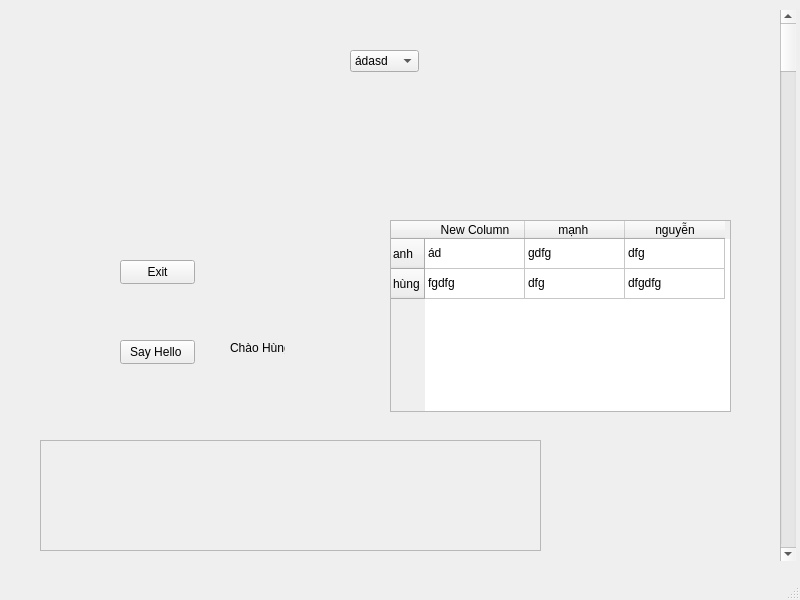
<?xml version="1.0" encoding="UTF-8"?>
<ui version="4.0">
 <class>MainWindow</class>
 <widget class="QMainWindow" name="MainWindow">
  <property name="geometry">
   <rect>
    <x>0</x>
    <y>0</y>
    <width>800</width>
    <height>600</height>
   </rect>
  </property>
  <property name="windowTitle">
   <string>MainWindow</string>
  </property>
  <widget class="QWidget" name="centralwidget">
   <widget class="QPushButton" name="btnExit">
    <property name="geometry">
     <rect>
      <x>120</x>
      <y>260</y>
      <width>75</width>
      <height>24</height>
     </rect>
    </property>
    <property name="text">
     <string>Exit</string>
    </property>
   </widget>
   <widget class="QPushButton" name="btnSayHello">
    <property name="geometry">
     <rect>
      <x>120</x>
      <y>340</y>
      <width>75</width>
      <height>24</height>
     </rect>
    </property>
    <property name="text">
     <string>Say Hello </string>
    </property>
   </widget>
   <widget class="QLabel" name="lblHello">
    <property name="geometry">
     <rect>
      <x>230</x>
      <y>340</y>
      <width>55</width>
      <height>16</height>
     </rect>
    </property>
    <property name="text">
     <string>Chào Hùng</string>
    </property>
   </widget>
   <widget class="QComboBox" name="btnOption">
    <property name="geometry">
     <rect>
      <x>350</x>
      <y>50</y>
      <width>69</width>
      <height>22</height>
     </rect>
    </property>
    <item>
     <property name="text">
      <string>ádasd</string>
     </property>
    </item>
    <item>
     <property name="text">
      <string>ádasd</string>
     </property>
    </item>
    <item>
     <property name="text">
      <string>ád213e213e</string>
     </property>
    </item>
    <item>
     <property name="text">
      <string>ứdfwrf</string>
     </property>
    </item>
   </widget>
   <widget class="QScrollBar" name="vBar">
    <property name="geometry">
     <rect>
      <x>780</x>
      <y>10</y>
      <width>16</width>
      <height>551</height>
     </rect>
    </property>
    <property name="orientation">
     <enum>Qt::Vertical</enum>
    </property>
   </widget>
   <widget class="QTableWidget" name="tableWidget">
    <property name="geometry">
     <rect>
      <x>390</x>
      <y>220</y>
      <width>341</width>
      <height>192</height>
     </rect>
    </property>
    <row>
     <property name="text">
      <string>anh</string>
     </property>
    </row>
    <row>
     <property name="text">
      <string>hùng</string>
     </property>
    </row>
    <column>
     <property name="text">
      <string>New Column</string>
     </property>
    </column>
    <column>
     <property name="text">
      <string>mạnh </string>
     </property>
    </column>
    <column>
     <property name="text">
      <string>nguyễn</string>
     </property>
    </column>
    <item row="0" column="0">
     <property name="text">
      <string>ád</string>
     </property>
    </item>
    <item row="0" column="1">
     <property name="text">
      <string>gdfg</string>
     </property>
    </item>
    <item row="0" column="2">
     <property name="text">
      <string>dfg</string>
     </property>
    </item>
    <item row="1" column="0">
     <property name="text">
      <string>fgdfg</string>
     </property>
    </item>
    <item row="1" column="1">
     <property name="text">
      <string>dfg</string>
     </property>
    </item>
    <item row="1" column="2">
     <property name="text">
      <string>dfgdfg</string>
     </property>
    </item>
   </widget>
   <widget class="QFrame" name="containerFrame">
    <property name="geometry">
     <rect>
      <x>40</x>
      <y>440</y>
      <width>501</width>
      <height>111</height>
     </rect>
    </property>
    <property name="frameShape">
     <enum>QFrame::StyledPanel</enum>
    </property>
    <property name="frameShadow">
     <enum>QFrame::Raised</enum>
    </property>
   </widget>
  </widget>
  <widget class="QMenuBar" name="menubar">
   <property name="geometry">
    <rect>
     <x>0</x>
     <y>0</y>
     <width>800</width>
     <height>21</height>
    </rect>
   </property>
  </widget>
  <widget class="QStatusBar" name="statusbar"/>
 </widget>
 <resources/>
 <connections/>
</ui>
